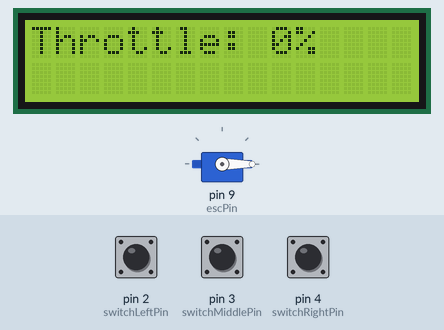
Simulated run of this sketch. Board: Arduino Uno, built with avr-gcc and run on an emulated ATmega328P. Shown: servo, 16×2 character LCD. Inputs (shaded band) come from the test bench; at power-on: pin 3 (switchMiddlePin) HIGH, pin 4 (switchRightPin) HIGH, pin 2 (switchLeftPin) HIGH. What the sketch prints to the serial monitor is not drawn.

Above: at 6.2 s.
6.3 s: pin 3 (switchMiddlePin) pulled LOW for 0.15 s
At 7.5 s:
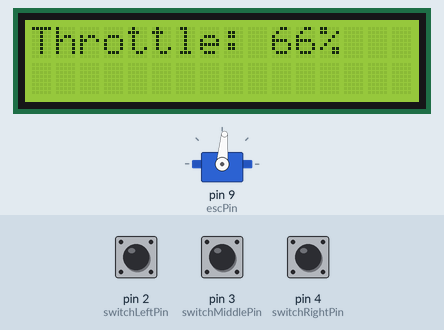
9.4 s: pin 4 (switchRightPin) pulled LOW for 0.15 s
At 11.0 s:
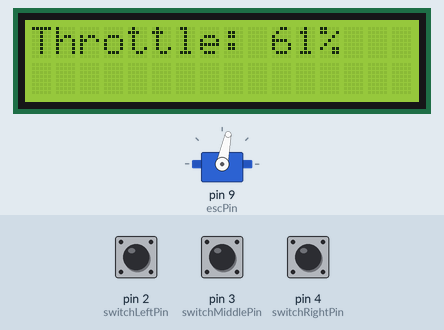
12.5 s: pin 2 (switchLeftPin) pulled LOW for 0.15 s
At 13.3 s:
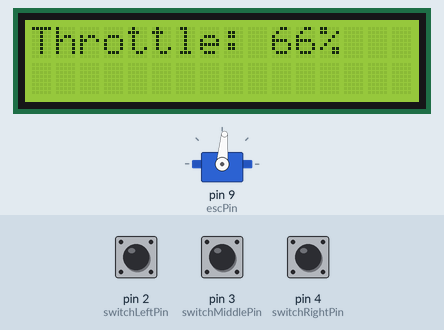
15.6 s: pin 2 (switchLeftPin) pulled LOW for 0.15 s
At 16.9 s:
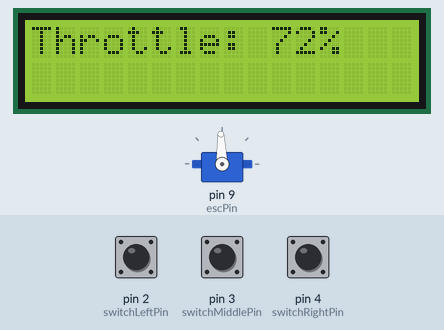
18.7 s: pin 4 (switchRightPin) pulled LOW for 0.15 s
At 19.2 s:
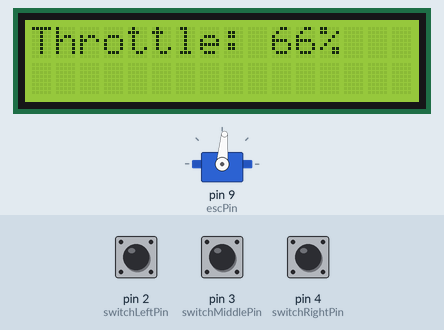
21.8 s: pin 2 (switchLeftPin) pulled LOW for 0.15 s
At 22.8 s:
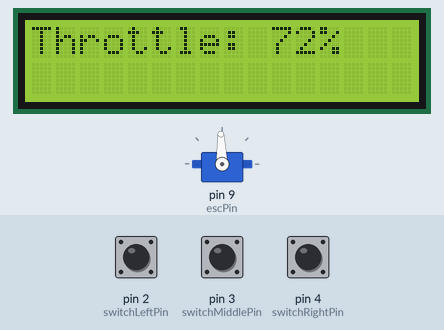
Timing chart, 0 to 24.8 s (numbered marks = the images above; inputs shaded):
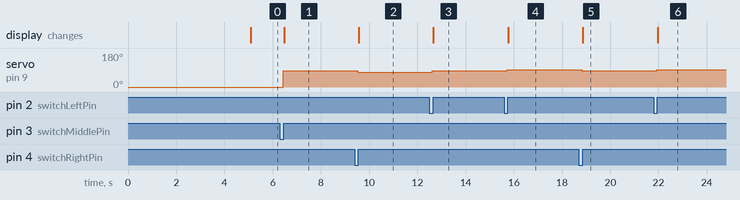

Measured:
- after the input at 6.3 s, servo on pin 9 (escPin): 0° → 85° after 0.15 s; the display: changes after 0.17 s (image 1)
- after the input at 9.4 s, servo on pin 9 (escPin): 85° → 78° after 0.12 s; the display: changes after 0.17 s (image 2)
- after the input at 12.5 s, servo on pin 9 (escPin): 78° → 85° after 0.12 s; the display: changes after 0.17 s (image 3)
- after the input at 15.6 s, servo on pin 9 (escPin): 85° → 92° after 0.12 s; the display: changes after 0.17 s (image 4)
- after the input at 18.7 s, servo on pin 9 (escPin): 92° → 85° after 0.12 s; the display: changes after 0.17 s (image 5)
- after the input at 21.8 s, servo on pin 9 (escPin): 85° → 92° after 0.12 s; the display: changes after 0.17 s (image 6)

The sketch:

motor_on_off_up_down.ino
```cpp
#include <Servo.h>
#include <Wire.h>
#include <LiquidCrystal_I2C.h>

Servo esc;
int escPin = 9;
int switchLeftPin = 2;
int switchRightPin = 4;
int switchMiddlePin = 3;
int targetAltitude = 1;
int throttleValue = 0;                 // 0 ~ 180
bool motorRunning = false;
int middlePressCount = 0;

const int throttleFor1m = 120;
const int throttleFor2m = 140;

// LCD 주소 0x27 또는 0x3F 등, 16x2 디스플레이 기준
LiquidCrystal_I2C lcd(0x27, 16, 2);  // LCD 인스턴스 생성

void setup() {
  Serial.begin(9600);
  while (!Serial);
  Serial.println("PWM Altitude Control with Internal Pullup Starting...");

  esc.attach(escPin, 1000, 2000);
  esc.writeMicroseconds(1000);        // ESC 초기화
  delay(5000);

  pinMode(switchLeftPin, INPUT_PULLUP);
  pinMode(switchRightPin, INPUT_PULLUP);
  pinMode(switchMiddlePin, INPUT_PULLUP);

  lcd.init();            // LCD 초기화
  lcd.backlight();       // 백라이트 켜기
  lcd.clear();
  lcd.setCursor(0, 0);
  lcd.print("Throttle: 0%");
}

void loop() {
  Serial.print("\e[2J\e[H");  // 화면 초기화

  if (digitalRead(switchLeftPin) == LOW) {
    delay(50);
    if (digitalRead(switchLeftPin) == LOW) {
      throttleValue = min(throttleValue + 10, 180);
      if (motorRunning) esc.writeMicroseconds(map(throttleValue, 0, 255, 1000, 2000));
      Serial.print("Throttle increased to: "); Serial.println(throttleValue);
      while (digitalRead(switchLeftPin) == LOW);
    }
  }

  if (digitalRead(switchRightPin) == LOW) {
    delay(50);
    if (digitalRead(switchRightPin) == LOW) {
      throttleValue = max(throttleValue - 10, 0);
      if (motorRunning) esc.writeMicroseconds(map(throttleValue, 0, 255, 1000, 2000));
      Serial.print("Throttle decreased to: "); Serial.println(throttleValue);
      while (digitalRead(switchRightPin) == LOW);
    }
  }

  if (digitalRead(switchMiddlePin) == LOW) {
    delay(50);
    if (digitalRead(switchMiddlePin) == LOW) {
      middlePressCount++;
      if (middlePressCount == 1) {
        motorRunning = true;
        throttleValue = 120;
        esc.writeMicroseconds(map(throttleValue, 0, 255, 1000, 2000));
        Serial.println("Motor ON, Throttle set to 120");
      } else if (middlePressCount == 2) {
        motorRunning = false;
        while (throttleValue > 0) {
          throttleValue = max(throttleValue - 20, 0);
          esc.writeMicroseconds(map(throttleValue, 0, 255, 1000, 2000));
          Serial.print("Decelerating, Throttle: "); Serial.println(throttleValue);
          delay(500);
        }
        throttleValue = 0;
        esc.writeMicroseconds(1000);
        middlePressCount = 0;
        Serial.println("Motor OFF");
      }
      while (digitalRead(switchMiddlePin) == LOW);
    }
  }

  Serial.print("Target Altitude: "); Serial.print(targetAltitude); Serial.println("m");
  Serial.print("Throttle: "); Serial.println(throttleValue);

  // --- LCD 업데이트 ---
  lcd.setCursor(0, 0);
  lcd.print("Throttle:       ");  // 초기화
  lcd.setCursor(10, 0);
  int throttlePercent = map(throttleValue, 0, 180, 0, 100);
  lcd.print(throttlePercent);
  lcd.print("% ");

  delay(100);
}

void updateThrottle() {
  if (!motorRunning) return;
  switch (targetAltitude) {
    case 1:
      throttleValue = throttleFor1m;
      break;
    case 2:
      throttleValue = throttleFor2m;
      break;
    default:
      throttleValue = 0;
  }
  esc.writeMicroseconds(map(throttleValue, 0, 180, 1000, 2000));
}
```
